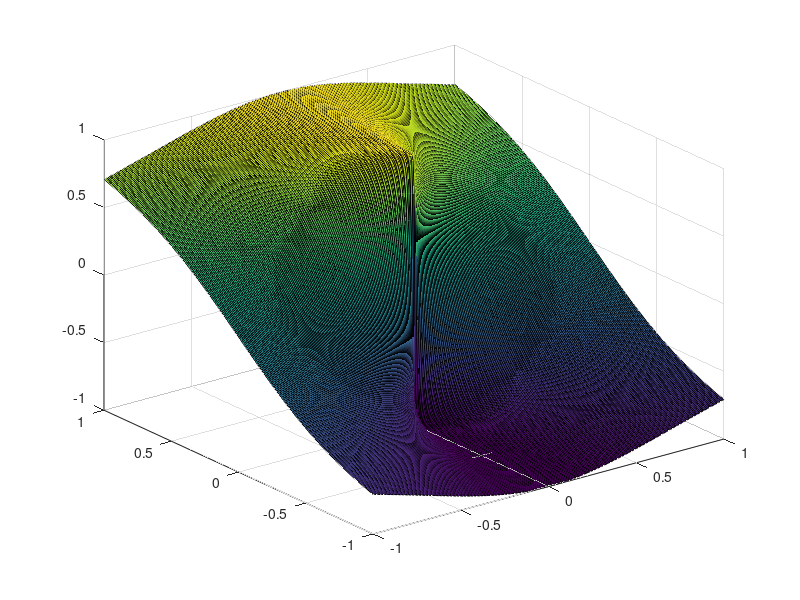

This chart was generated by the following MATLAB code: (Note: this script raises an error after producing the figure.)
clear all
a = linspace(-1,1,250);
t = linspace(-1,1,250);

for i = 1:length(a)
    for j = 1:length(t)
        x = a(i);
        y = t(j);
        P(i,j) = (2*x*(sqrt(x^2+y^2)-y))/(x^2+(sqrt(x^2+y^2)-y)^2);
    end
end
s = surf(a,t,P); hold on
s.EdgeColor = 'none';
s.FaceAlpha = 0.5;
plot3(zeros(1,length(a)),a,sign(a))

%print(gcf,'PolarizationTerm','-dpng','-r1920')